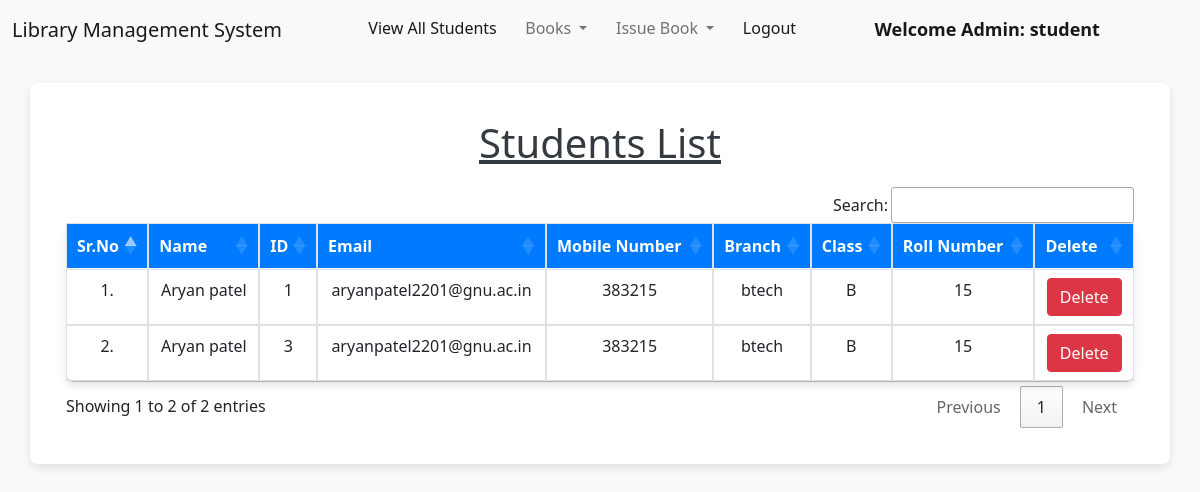
Page /view_students/ (signed in) on the committed database.
### library/models.py (models this page shows, shortened)
class Student(models.Model):
    user = models.OneToOneField(User, on_delete=models.CASCADE)
    classroom = models.CharField(max_length=10)
    branch = models.CharField(max_length=10)
    roll_no = models.CharField(max_length=3, blank=True)
    phone = models.CharField(max_length=10, blank=True)
    image = models.ImageField(upload_to="", blank=True)

### library/views.py (the view)
# urls.py: path("view_students/", views.view_students, name="view_students"),
@login_required(login_url = '/admin_login')
def view_students(request):
    students = Student.objects.all()
    return render(request, "view_students.html", {'students':students})

### library/templates/view_students.html (shortened to what this page needs)
{% extends 'admin_navbar.html' %}
{% load static %}
{% block body %}
<div class="container mt-4">
    <h1 class="text-center"><u>Students List</u></h1>
    <table class="table table-hover" id="example">
        <thead>
            <tr class="text-center">
                <th>Sr.No</th>
                <th>Name</th>
                <th>ID</th>
                <th>Email</th>
                <th>Mobile Number</th>
                <th>Branch</th>
                <th>Class</th>
                <th>Roll Number</th>
                <th>Delete</th>
            </tr>
        </thead>
        <tbody>
            {% for student in students %}
            <tr class="text-center">
                <td>{{forloop.counter}}.</td>
                <td>{{student.user.get_full_name}}</td>
                <td>{{student.user.id}}</td>
                <td>{{student.user.email}}</td>
                <td>{{student.phone}}</td>
                <td>{{student.branch}}</td>
                <td>{{student.classroom}}</td>
                <td>{{student.roll_no}}</td>
                <td><a href="/delete_student/{{student.id}}/" class="btn btn-danger" onclick="return confirm('Are you sure you want to delete this student?')">Delete</a></td>
            </tr>
            {% endfor %}
        </tbody>
    </table>
</div>
{% endblock %}

### library/templates/admin_navbar.html (shortened to what this page needs)
<!doctype html>
<html lang="en">
<head>
  <link href="https://cdn.jsdelivr.net/npm/bootstrap@5.1.0/dist/css/bootstrap.min.css" rel="stylesheet">
  <link rel="stylesheet" href="https://cdn.datatables.net/1.10.25/css/jquery.dataTables.min.css">
  <link rel="stylesheet" href="https://cdn.datatables.net/buttons/1.7.1/css/buttons.dataTables.min.css">
</head>
<body>
  <nav class="navbar navbar-expand-lg navbar-light bg-light">
    <div class="container-fluid">
      <a class="navbar-brand" href="#">Library Management System</a>
      <div class="collapse navbar-collapse" id="navbarSupportedContent">
        <ul class="navbar-nav me-auto mb-2 mb-lg-0">
          <li class="nav-item">
            <a class="nav-link active" aria-current="page" href="/view_students/">View All Students</a>
          </li>
          <li class="nav-item dropdown">
            <a class="nav-link dropdown-toggle" href="#" id="navbarDropdownBooks" role="button" data-bs-toggle="dropdown" aria-expanded="false">
              Books
            </a>
          </li>
          <li class="nav-item dropdown">
            <a class="nav-link dropdown-toggle" href="#" id="navbarDropdownIssue" role="button" data-bs-toggle="dropdown" aria-expanded="false">
              Issue Book
            </a>
          </li>
          <li class="nav-item">
            <a class="nav-link active" aria-current="page" href="/logout/">Logout</a>
          </li>
          <li class="nav-item">
            <a style="font-weight:600; font-family:'Segoe UI', Tahoma, Geneva, Verdana, sans-serif; font-size: large;" class="nav-link active" href="#">Welcome Admin: {{request.user}}</a>
          </li>
        </ul>
      </div>
    </div>
  </nav>
  {% block body %}
  {% endblock %}
</body>
</html>

### library/templates/view_students.html (style rules this page uses)
body { background-color: #f8f9fa; }
.container { margin-top: 4%; border-radius: 0.5rem; background: #fff; box-shadow: 0 4px 8px rgba(0,0,0,0.1); padding: 3%; }
h1 { text-align: center; margin-bottom: 20px; color: #343a40; text-decoration: underline; }
.table { width: 100%; background-color: #fff; box-shadow: 0 4px 8px rgba(0,0,0,0.1); border-radius: 0.5rem; }
.table th { background-color: #007bff; color: #fff; }
.table td, .table th { border: 1px solid #dee2e6; padding: 8px; text-align: center; }
.btn-danger { background-color: #dc3545; border-color: #dc3545; }

### rows in the picture
Student: user.get_full_name "Aryan patel", user.id "1", user.email "aryanpatel2201@gnu.ac.in", phone "383215", branch "btech", classroom "B", roll_no "15"
Student: user.get_full_name "Aryan patel", user.id "3", user.email "aryanpatel2201@gnu.ac.in", phone "383215", branch "btech", classroom "B", roll_no "15"

### other values in the picture
{{ request.user }} "student"
